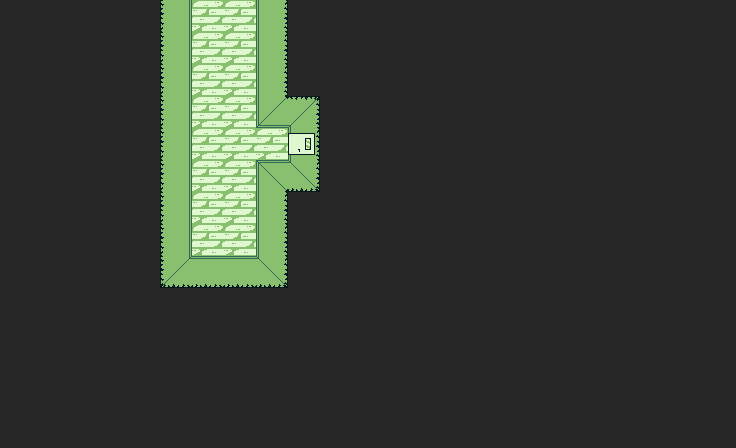

Rendered tile map (Tiled .tmx) drawn with the repository's tilesets; below, a short description and the full map source, tile grids included:
An orthogonal 23x14 tile map with 32x32 px tiles, 1 tile layer (Vrstva dlaždic 1).

<map version="1.8" tiledversion="1.8.4" orientation="orthogonal" renderorder="right-down" width="23" height="14" tilewidth="32" tileheight="32" infinite="0" nextlayerid="2" nextobjectid="1">
 <tileset firstgid="1" source="../Zdi.tsx" />
 <layer id="1" name="Vrstva dlaždic 1" width="23" height="14">
  <data encoding="csv">
18,18,18,18,18,15,5,5,9,18,18,18,18,18,18,18,18,18,18,18,18,18,18,
18,18,18,18,18,15,5,5,9,18,18,18,18,18,18,18,18,18,18,18,18,18,18,
18,18,18,18,18,15,5,5,9,18,18,18,18,18,18,18,18,18,18,18,18,18,18,
18,18,18,18,18,15,5,5,8,7,18,18,18,18,18,18,18,18,18,18,18,18,18,
18,18,18,18,18,15,5,5,5,2,18,18,18,18,18,18,18,18,18,18,18,18,18,
18,18,18,18,18,15,5,5,11,10,18,18,18,18,18,18,18,18,18,18,18,18,18,
18,18,18,18,18,15,5,5,9,18,18,18,18,18,18,18,18,18,18,18,18,18,18,
18,18,18,18,18,15,5,5,9,18,18,18,18,18,18,18,18,18,18,18,18,18,18,
18,18,18,18,18,13,12,12,10,18,18,18,18,18,18,18,18,18,18,18,18,18,18,
18,18,18,18,18,18,18,18,18,18,18,18,18,18,18,18,18,18,18,18,18,18,18,
18,18,18,18,18,18,18,18,18,18,18,18,18,18,18,18,18,18,18,18,18,18,18,
18,18,18,18,18,18,18,18,18,18,18,18,18,18,18,18,18,18,18,18,18,18,18,
18,18,18,18,18,18,18,18,18,18,18,18,18,18,18,18,18,18,18,18,18,18,18,
18,18,18,18,18,18,18,18,18,18,18,18,18,18,18,18,18,18,18,18,18,18,18
</data>
 </layer>
</map>
